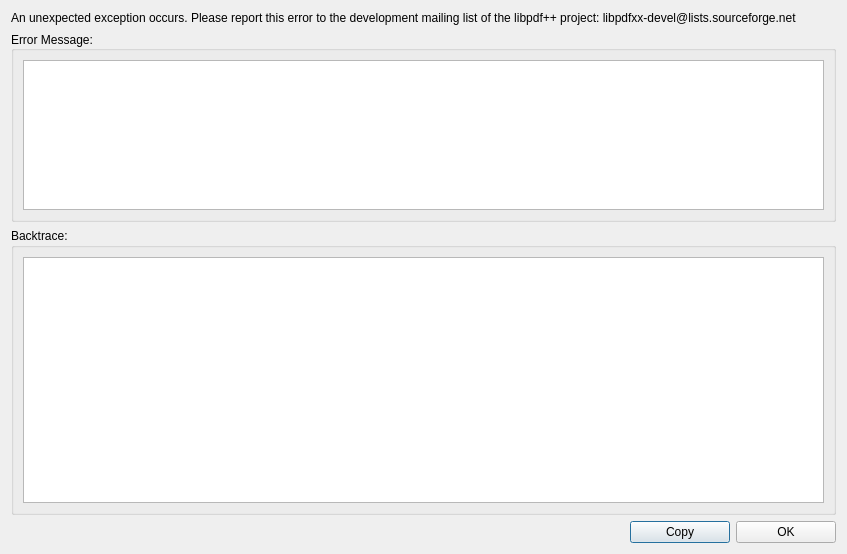
<?xml version="1.0" encoding="UTF-8"?>
<ui version="4.0">
 <class>ExceptionDlgUI</class>
 <widget class="QDialog" name="ExceptionDlgUI">
  <property name="geometry">
   <rect>
    <x>0</x>
    <y>0</y>
    <width>847</width>
    <height>554</height>
   </rect>
  </property>
  <property name="windowTitle">
   <string>Exception</string>
  </property>
  <layout class="QVBoxLayout" name="verticalLayout">
   <item>
    <widget class="QLabel" name="label">
     <property name="text">
      <string>An unexpected exception occurs. Please report this error to the development mailing list of the libpdf++ project: libpdfxx-devel@lists.sourceforge.net</string>
     </property>
     <property name="wordWrap">
      <bool>true</bool>
     </property>
    </widget>
   </item>
   <item>
    <widget class="QGroupBox" name="groupBox">
     <property name="title">
      <string>Error Message:</string>
     </property>
     <property name="alignment">
      <set>Qt::AlignLeading|Qt::AlignLeft|Qt::AlignVCenter</set>
     </property>
     <layout class="QVBoxLayout" name="verticalLayout_2">
      <item>
       <widget class="QPlainTextEdit" name="m_msg_edit">
        <property name="sizePolicy">
         <sizepolicy hsizetype="Expanding" vsizetype="Preferred">
          <horstretch>0</horstretch>
          <verstretch>1</verstretch>
         </sizepolicy>
        </property>
        <property name="maximumSize">
         <size>
          <width>16777215</width>
          <height>150</height>
         </size>
        </property>
        <property name="font">
         <font>
          <family>Helvetica</family>
          <pointsize>14</pointsize>
         </font>
        </property>
       </widget>
      </item>
     </layout>
    </widget>
   </item>
   <item>
    <widget class="QGroupBox" name="groupBox_2">
     <property name="title">
      <string>Backtrace:</string>
     </property>
     <layout class="QHBoxLayout" name="horizontalLayout_2">
      <item>
       <widget class="QPlainTextEdit" name="m_bt_edit">
        <property name="sizePolicy">
         <sizepolicy hsizetype="Expanding" vsizetype="Expanding">
          <horstretch>0</horstretch>
          <verstretch>3</verstretch>
         </sizepolicy>
        </property>
        <property name="font">
         <font>
          <family>Inconsolata</family>
          <pointsize>14</pointsize>
         </font>
        </property>
       </widget>
      </item>
     </layout>
    </widget>
   </item>
   <item>
    <layout class="QHBoxLayout" name="horizontalLayout">
     <item>
      <spacer name="horizontalSpacer">
       <property name="orientation">
        <enum>Qt::Horizontal</enum>
       </property>
       <property name="sizeHint" stdset="0">
        <size>
         <width>528</width>
         <height>20</height>
        </size>
       </property>
      </spacer>
     </item>
     <item>
      <widget class="QPushButton" name="m_copy_button">
       <property name="minimumSize">
        <size>
         <width>100</width>
         <height>0</height>
        </size>
       </property>
       <property name="text">
        <string>Copy</string>
       </property>
      </widget>
     </item>
     <item>
      <widget class="QPushButton" name="m_ok_button">
       <property name="minimumSize">
        <size>
         <width>100</width>
         <height>0</height>
        </size>
       </property>
       <property name="text">
        <string>OK</string>
       </property>
      </widget>
     </item>
    </layout>
   </item>
  </layout>
 </widget>
 <resources/>
 <connections/>
</ui>
